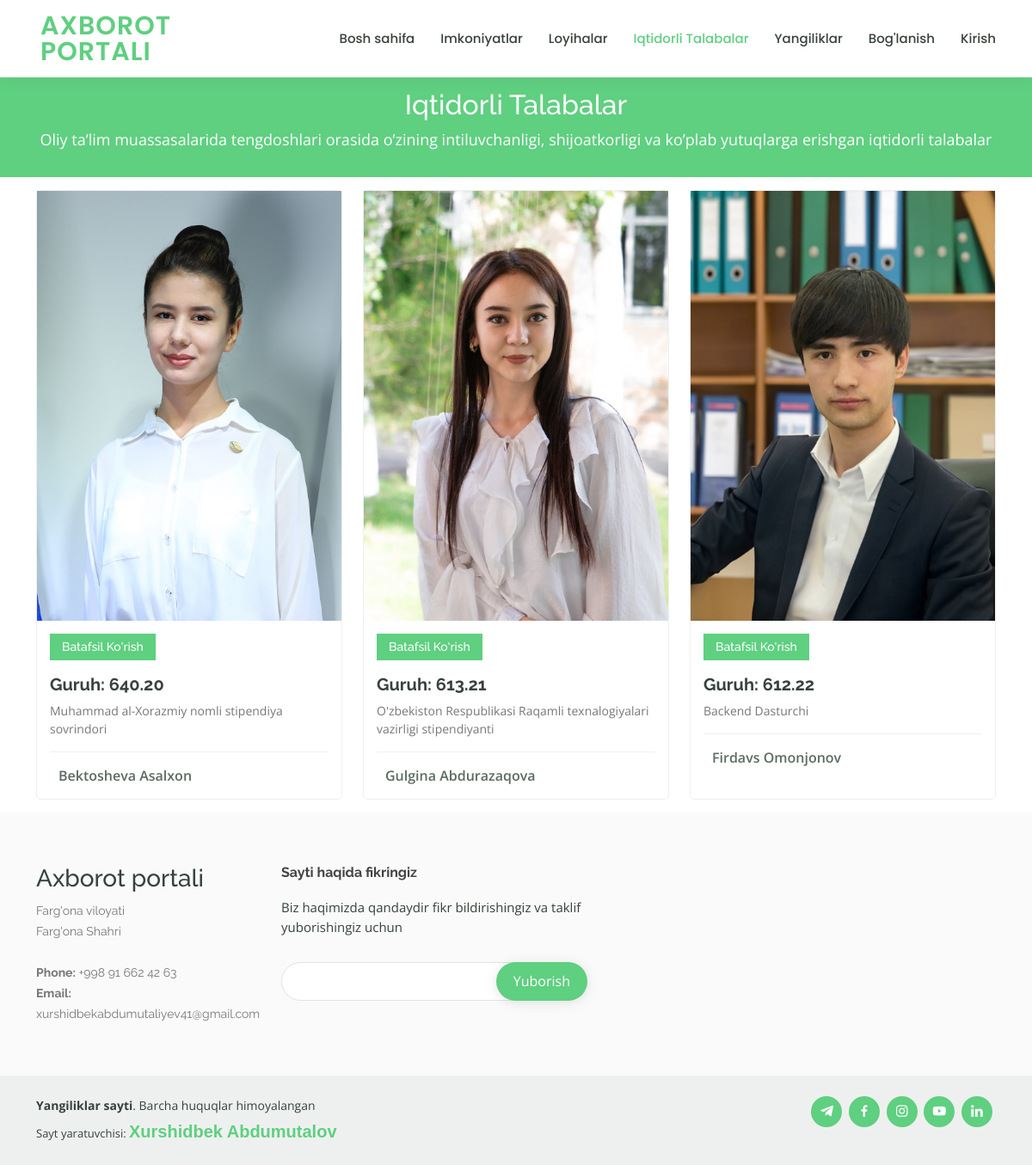
The page /students/best_students/ on the database its author committed.
### students_and_tuiters/models.py (models this page shows, shortened)
class BestStudent(models.Model):
    class Meta:
        verbose_name = 'Iqtidorli Talaba'
        verbose_name_plural = "Iqtidorli Talabalar"
    first_name = models.CharField(max_length=30, verbose_name='Ism')
    last_name = models.CharField(max_length=30, verbose_name='Familya')
    group = models.CharField(max_length=10, verbose_name='guruh')
    shortly_description = models.TextField(max_length=250, verbose_name='qisqacha izoh')
    image = models.ImageField(upload_to='students/', verbose_name='rasm')
    description = RichTextUploadingField(verbose_name="Izoh")
    created_at = models.DateTimeField(auto_now_add=True)

### students_and_tuiters/views.py (the view)
# urls.py: path('best_students/', best_students_view, name='best_students'),
def best_students_view(request):
    students = BestStudent.objects.all().order_by('-created_at')
    context = {
        'active_section': 'best_students',
        'students_list': get_nested_list_includes_triple_lists(students),
    }
    return render(request, 'best_students.html', context)

### main/utils.py (called while the page is built)
def get_nested_list_includes_triple_lists(data:list)->list:
    list_data = []
    triple_data = []
    steps = 0
    for single_data in data:
        steps += 1
        triple_data.append(single_data)
        if steps == 3:
            list_data.append(triple_data)
            steps = 0
            triple_data = []
    else:
        if triple_data != []:
            list_data.append(triple_data)
    return list_data

### templates/best_students.html (shortened to what this page needs)
{% extends 'main/base.html' %}
{% load static %}
  {% block content %}
    <main id="main" data-aos="fade-in">
      <div class="breadcrumbs">
        <div class="container">
          <h2>Iqtidorli Talabalar</h2>
          <p style="font-size: 18px">Oliy ta’lim muassasalarida tengdoshlari orasida o’zining intiluvchanligi, shijoatkorligi va ko’plab yutuqlarga erishgan iqtidorli talabalar </p>
        </div>
      </div>
      {% for students in students_list %}
        <section id="courses" class="courses">
          <div class="container" data-aos="fade-up">
            <div class="row" data-aos="zoom-in" data-aos-delay="100">
              {% for student in students %}
                <div class="col-lg-4 col-md-6 d-flex align-items-stretch">
                  <div class="course-item">
                    <img style="height: 500px;width: 800px" src="{{ student.image.url }}" class="img-fluid" alt="...">
                    <div class="course-content">
                      <a href="{% url 'student_detail' pk=student.id %}"><div class="d-flex justify-content-between align-items-center mb-3">
                        <h4>Batafsil Ko'rish</h4>
                      </div></a>
                      <h3><a href="#">Guruh: {{ student.group }}</a></h3>
                      <p>{{ student.shortly_description }}</p>
                      <div class="trainer d-flex justify-content-between align-items-center">
                        <div class="trainer-profile d-flex align-items-center">
                          <span style="float: end !important;">{{ student.first_name }} {{ student.last_name }}</span>
                        </div>
                      </div>
                    </div>
                  </div>
                </div>
              {% endfor %}
            </div>
          </div>
        </section>
      {% endfor %}
    </main>
  {% endblock content %}

### static/assets/css/style.css (style rules this page uses)
a { color: #5fcf80; text-decoration: none; }
h1, h2, h3, h4, h5, h6 { font-family: "Raleway", sans-serif; }
section { padding: 15px 0; overflow: hidden; }
.breadcrumbs { margin-top: 73px; text-align: center; background: #5fcf80; padding: 30px 0; color: #fff; }
.breadcrumbs h2 { font-size: 32px; font-weight: 500; }
.breadcrumbs p { font-size: 14px; margin-bottom: 0; }
.courses .course-item { border-radius: 5px; border: 1px solid #eef0ef; }
.courses .course-content { padding: 15px; }
.courses .course-content h3 { font-weight: 700; font-size: 20px; }
.courses .course-content h3 a { color: #37423b; transition: 0.3s; }
.courses .course-content p { font-size: 14px; color: #777777; }
.courses .course-content h4 { font-size: 14px; background: #5fcf80; padding: 7px 14px; color: #fff; margin: 0; }
.courses .trainer { padding-top: 15px; border-top: 1px solid #eef0ef; }
.courses .trainer .trainer-profile span { padding-left: 10px; font-weight: 600; font-size: 16px; color: #5a6c60; }

### rows shown on the page
BestStudent: image (picture), group "640.20", shortly_description "Muhammad al-Xorazmiy nomli stipendiya sovrindori", first_name "Bektosheva", last_name "Asalxon"
BestStudent: image (picture), group "613.21", shortly_description "O'zbekiston Respublikasi Raqamli texnalogiyalari vazirligi stipendiyanti", first_name "Gulgina", last_name "Abdurazaqova"
BestStudent: image (picture), group "612.22", shortly_description "Backend Dasturchi", first_name "Firdavs", last_name "Omonjonov"
